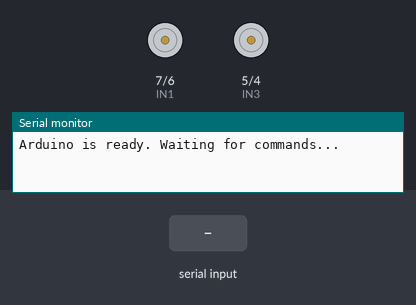
Recording of a sketch running on a simulated Arduino Uno, built with avr-gcc and run on an emulated ATmega328P. Parts: motor-driver pin pairs drawn as motors (green arrow = first pin HIGH = forward, orange = second pin HIGH = backward, longer = more drive, scaled by the enable pin), the last lines printed to the serial monitor. Inputs (shaded band) come from the test bench.

Above: at 1.2 s.
1.3 s: "f" received over Serial
At 2.4 s:
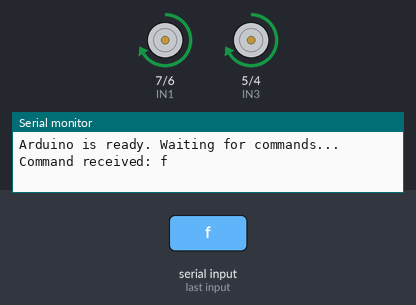
2.8 s: "b" received over Serial
At 3.6 s:
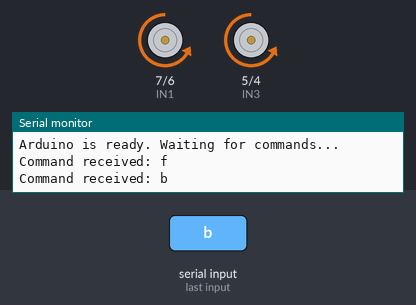
4.3 s: "l" received over Serial
At 4.7 s:
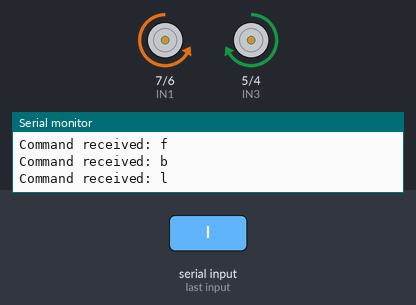
5.8 s: "r" received over Serial
At 7.1 s:
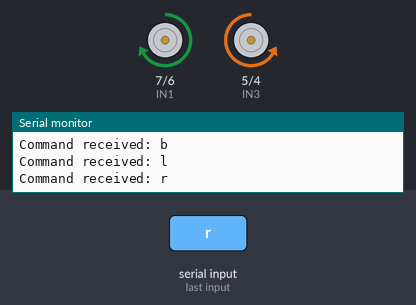
Timing chart, 0 to 8.3 s (numbered marks = the images above; inputs shaded):
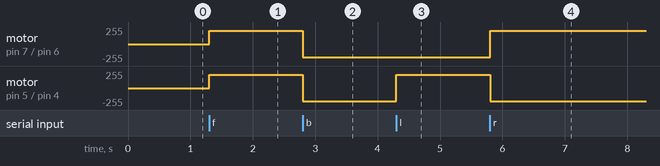

Measured:
- after the input at 1.3 s, motor on pin 7 (IN1) / pin 6 (IN2), motor on pin 5 (IN3) / pin 4 (IN4): stopped → forward 200/255 at once
- after the input at 2.8 s, motor on pin 7 (IN1) / pin 6 (IN2), motor on pin 5 (IN3) / pin 4 (IN4): forward 200/255 → backward 200/255 at once
- after the input at 4.3 s, motor on pin 5 (IN3) / pin 4 (IN4): backward 200/255 → forward 200/255 at once
- after the input at 5.8 s, motor on pin 7 (IN1) / pin 6 (IN2): backward 200/255 → forward 200/255 at once; motor on pin 5 (IN3) / pin 4 (IN4): forward 200/255 → backward 200/255 at once

The sketch:

MototControlCodeUNO.ino
```cpp
// robot_motor_control.ino
// This sketch receives single-character commands from a computer via the
// USB serial port and controls a 2-wheel robot using an L298N motor driver.

// --- Pin Definitions for L298N Motor Driver ---
// Connect these pins from the L298N to the corresponding digital pins on the Arduino.

// Left Motor
const int ENA = 9;  // Enable A (Left Motor Speed). Must be a PWM pin (~).
const int IN1 = 7;  // Input 1 for Left Motor.
const int IN2 = 6;  // Input 2 for Left Motor.

// Right Motor
const int ENB = 10; // Enable B (Right Motor Speed). Must be a PWM pin (~).
const int IN3 = 5;  // Input 3 for Right Motor.
const int IN4 = 4;  // Input 4 for Right Motor.

// --- Motor Speed Configuration ---
// Set the motor speed (0 = off, 255 = full speed).
// A value around 200 is a good starting point to avoid being too fast.
int motorSpeed = 200;

void setup() {
  // Initialize serial communication at 9600 bits per second.
  // This must match the baud rate set in the Python script.
  Serial.begin(9600);

  // Set all the motor control pins as outputs.
  pinMode(ENA, OUTPUT);
  pinMode(IN1, OUTPUT);
  pinMode(IN2, OUTPUT);
  pinMode(ENB, OUTPUT);
  pinMode(IN3, OUTPUT);
  pinMode(IN4, OUTPUT);

  // Start with the motors stopped to be safe.
  stopMotors();
  Serial.println("Arduino is ready. Waiting for commands...");
}

void loop() {
  // Check if there is any data available to read from the serial port.
  if (Serial.available() > 0) {
    // Read the incoming byte (character) from the Python script.
    char command = Serial.read();

    // Print the command to the Serial Monitor for easy debugging.
    Serial.print("Command received: ");
    Serial.println(command);

    // Use a switch statement to execute the correct motor function.
    switch (command) {
      case 'f': // 'f' for "forward"
        goForward();
        break;
      case 'b': // 'b' for "backward"
        goBackward();
        break;
      case 'l': // 'l' for "left"
        turnLeft();
        break;
      case 'r': // 'r' for "right"
        turnRight();
        break;
      case 's': // 's' for "stop"
        stopMotors();
        break;
    }
  }
}

// --- Motor Control Functions ---

void goForward() {
  // Left motor spins forward.
  digitalWrite(IN1, HIGH);
  digitalWrite(IN2, LOW);
  analogWrite(ENA, motorSpeed); // Set speed

  // Right motor spins forward.
  digitalWrite(IN3, HIGH);
  digitalWrite(IN4, LOW);
  analogWrite(ENB, motorSpeed); // Set speed
}

void goBackward() {
  // Left motor spins backward.
  digitalWrite(IN1, LOW);
  digitalWrite(IN2, HIGH);
  analogWrite(ENA, motorSpeed);

  // Right motor spins backward.
  digitalWrite(IN3, LOW);
  digitalWrite(IN4, HIGH);
  analogWrite(ENB, motorSpeed);
}

void turnLeft() {
  // To turn left, spin the left motor backward and the right motor forward.
  digitalWrite(IN1, LOW);
  digitalWrite(IN2, HIGH);
  analogWrite(ENA, motorSpeed);

  digitalWrite(IN3, HIGH);
  digitalWrite(IN4, LOW);
  analogWrite(ENB, motorSpeed);
}

void turnRight() {
  // To turn right, spin the left motor forward and the right motor backward.
  digitalWrite(IN1, HIGH);
  digitalWrite(IN2, LOW);
  analogWrite(ENA, motorSpeed);

  digitalWrite(IN3, LOW);
  digitalWrite(IN4, HIGH);
  analogWrite(ENB, motorSpeed);
}

void stopMotors() {
  // To stop, set both inputs for each motor to LOW.
  digitalWrite(IN1, LOW);
  digitalWrite(IN2, LOW);
  analogWrite(ENA, 0); // Set speed to 0

  digitalWrite(IN3, LOW);
  digitalWrite(IN4, LOW);
  analogWrite(ENB, 0); // Set speed to 0
}
```
